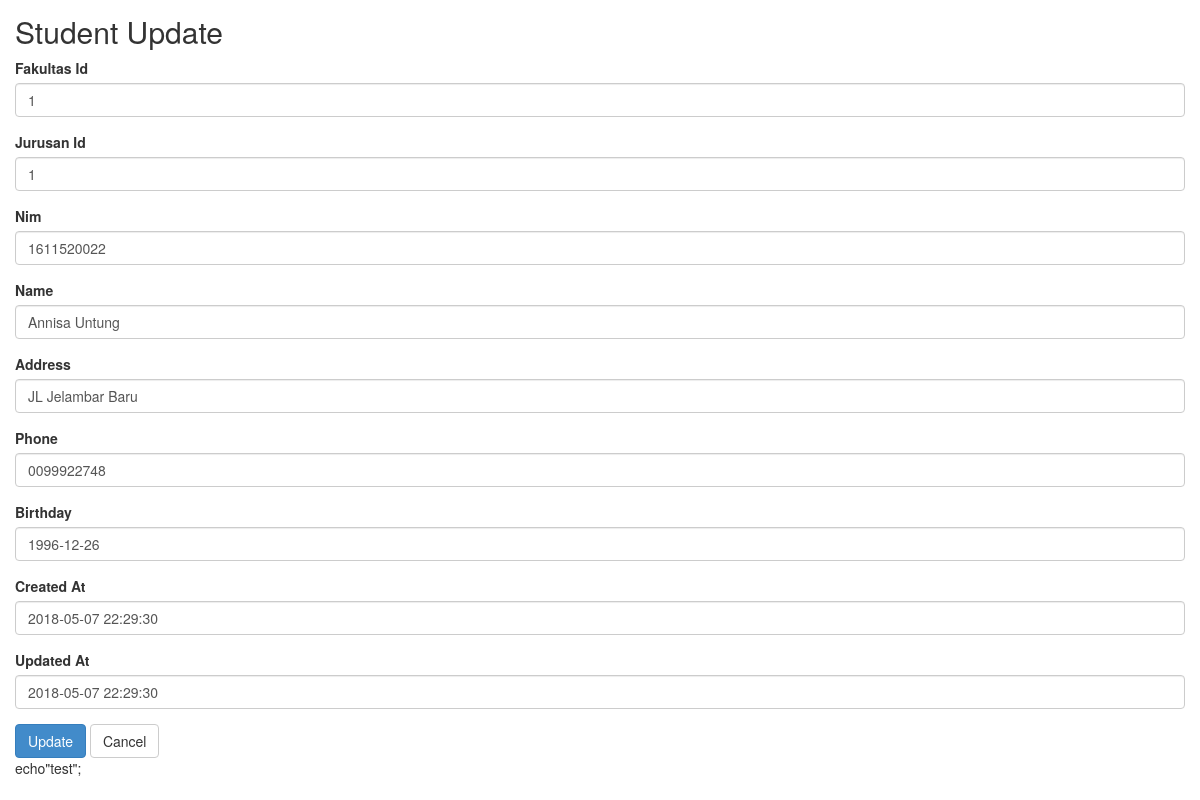
/student/update/19.html, run on the app's committed database.
### tables this page shows
CREATE TABLE `student` (
  `id` int(11) NOT NULL AUTO_INCREMENT,
  `fakultas_id` int(11) NOT NULL,
  `jurusan_id` int(11) NOT NULL,
  `nim` int(11) NOT NULL,
  `name` varchar(100) NOT NULL,
  `address` varchar(500) NOT NULL,
  `phone` varchar(15) NOT NULL,
  `birthday` date NOT NULL,
  `created_at` datetime DEFAULT CURRENT_TIMESTAMP,
  `updated_at` datetime DEFAULT CURRENT_TIMESTAMP ON UPDATE CURRENT_TIMESTAMP,
  PRIMARY KEY (`id`),
  UNIQUE KEY `nim` (`nim`),
  KEY `fakultas_id` (`fakultas_id`,`jurusan_id`),
  KEY `jurusan_id` (`jurusan_id`),
  CONSTRAINT `student_ibfk_1` FOREIGN KEY (`jurusan_id`) REFERENCES `jurusan` (`id`),
  CONSTRAINT `student_ibfk_2` FOREIGN KEY (`fakultas_id`) REFERENCES `fakultas` (`id`)
);

### application/controllers/Student.php (called while the page is built, shortened)
<?php
class Student extends CI_Controller
{
    function __construct()
    {
        $this->load->model('Student_model');
        $this->load->library('form_validation');
    }
    public function update($id)
    {
        $row = $this->Student_model->get_by_id($id);
        if ($row) {
            $data = array(
                'button' => 'Update',
                'action' => site_url('student/update_action'),
		'id' => set_value('id', $row->id),
		'fakultas_id' => set_value('fakultas_id', $row->fakultas_id),
		'jurusan_id' => set_value('jurusan_id', $row->jurusan_id),
		'nim' => set_value('nim', $row->nim),
		'name' => set_value('name', $row->name),
		'address' => set_value('address', $row->address),
		'phone' => set_value('phone', $row->phone),
		'birthday' => set_value('birthday', $row->birthday),
		'created_at' => set_value('created_at', $row->created_at),
		'updated_at' => set_value('updated_at', $row->updated_at),
	    );
            $this->load->view('student/student_form', $data);
        } else {
            $this->session->set_flashdata('message', 'Record Not Found');
            redirect(site_url('student'));
        }
    }
}

### index.php (called while the page is built, shortened)
<?php
require_once BASEPATH.'core/CodeIgniter.php';

### application/models/Student_model.php (called while the page is built, shortened)
<?php
class Student_model extends CI_Model
{
    public $table = 'student';
    public $id = 'id';
    function get_by_id($id)
    {
        $this->db->where($this->id, $id);
        return $this->db->get($this->table)->row();
    }
}

### application/views/student/student_form.php (the view, shortened to what this page needs)
<!doctype html>
<html>
    <head>
        <link rel="stylesheet" href="<?php echo base_url('assets/bootstrap/css/bootstrap.min.css') ?>"/>
    </head>
    <body>
        <h2 style="margin-top:0px">Student <?php echo $button ?></h2>
        <form action="<?php echo $action; ?>" method="post">
	    <div class="form-group">
            <label for="int">Fakultas Id <?php echo form_error('fakultas_id') ?></label>
            <input type="text" class="form-control" name="fakultas_id" id="fakultas_id" placeholder="Fakultas Id" value="<?php echo $fakultas_id; ?>" />
        </div>
	    <div class="form-group">
            <label for="int">Jurusan Id <?php echo form_error('jurusan_id') ?></label>
            <input type="text" class="form-control" name="jurusan_id" id="jurusan_id" placeholder="Jurusan Id" value="<?php echo $jurusan_id; ?>" />
        </div>
	    <div class="form-group">
            <label for="int">Nim <?php echo form_error('nim') ?></label>
            <input type="text" class="form-control" name="nim" id="nim" placeholder="Nim" value="<?php echo $nim; ?>" />
        </div>
	    <div class="form-group">
            <label for="varchar">Name <?php echo form_error('name') ?></label>
            <input type="text" class="form-control" name="name" id="name" placeholder="Name" value="<?php echo $name; ?>" />
        </div>
	    <div class="form-group">
            <label for="varchar">Address <?php echo form_error('address') ?></label>
            <input type="text" class="form-control" name="address" id="address" placeholder="Address" value="<?php echo $address; ?>" />
        </div>
	    <div class="form-group">
            <label for="varchar">Phone <?php echo form_error('phone') ?></label>
            <input type="text" class="form-control" name="phone" id="phone" placeholder="Phone" value="<?php echo $phone; ?>" />
        </div>
	    <div class="form-group">
            <label for="date">Birthday <?php echo form_error('birthday') ?></label>
            <input type="text" class="form-control" name="birthday" id="birthday" placeholder="Birthday" value="<?php echo $birthday; ?>" />
        </div>
	    <div class="form-group">
            <label for="datetime">Created At <?php echo form_error('created_at') ?></label>
            <input type="text" class="form-control" name="created_at" id="created_at" placeholder="Created At" value="<?php echo $created_at; ?>" />
        </div>
	    <div class="form-group">
            <label for="datetime">Updated At <?php echo form_error('updated_at') ?></label>
            <input type="text" class="form-control" name="updated_at" id="updated_at" placeholder="Updated At" value="<?php echo $updated_at; ?>" />
        </div>
	    <button type="submit" class="btn btn-primary"><?php echo $button ?></button>
	    <a href="<?php echo site_url('student') ?>" class="btn btn-default">Cancel</a>
	</form>
	echo"test";
    </body>
</html>

### application/views/student/student_form.php (style rules this page uses)
body { padding: 15px; }

### data on the page
student: fakultas_id "1", jurusan_id "1", nim "1611520022", name "Annisa Untung", address "JL Jelambar Baru", phone "0099922748", birthday "1996-12-26", created_at "2018-05-07 22:29:30", updated_at "2018-05-07 22:29:30"

### other printed values
$button "Update"
